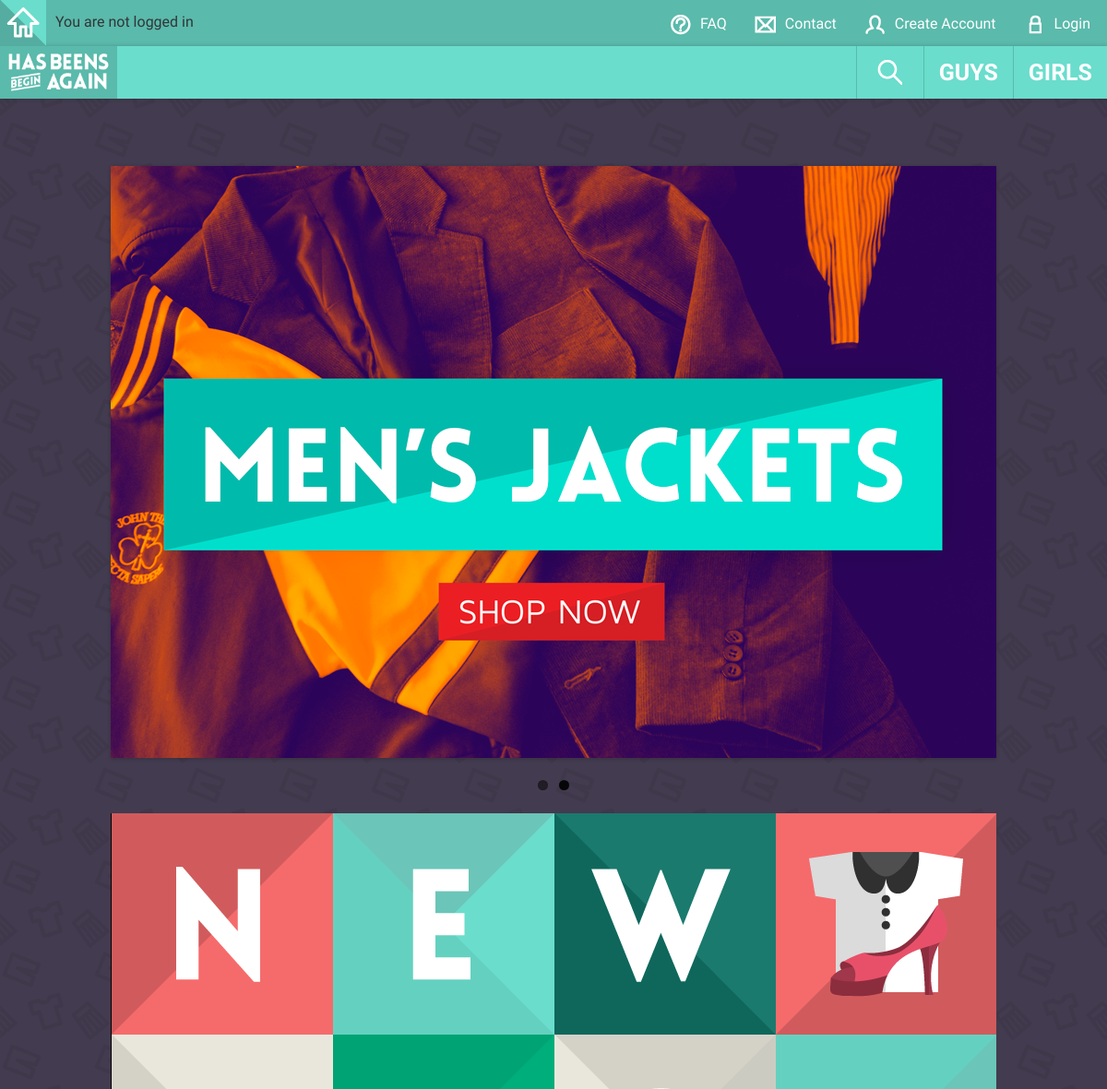
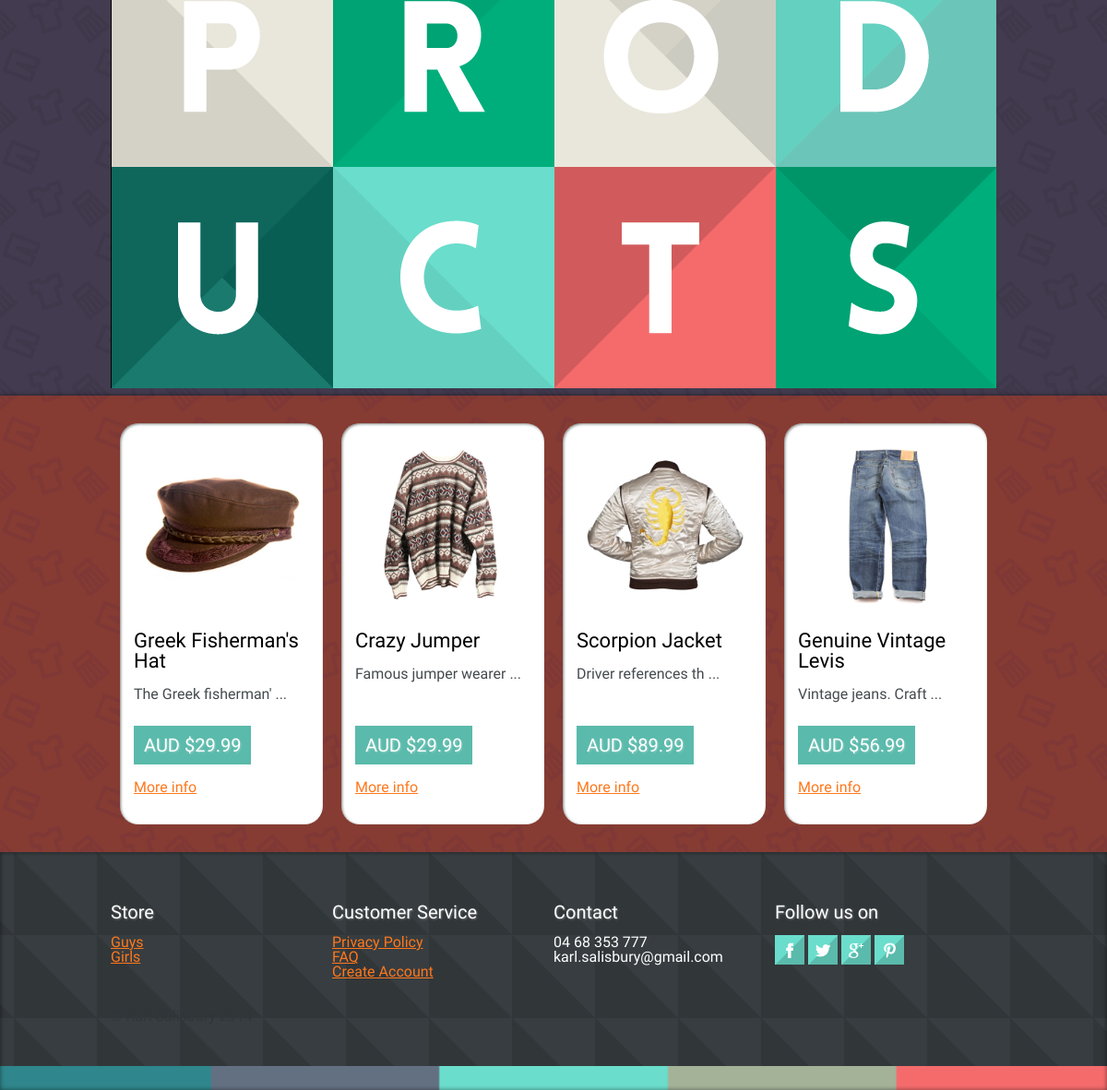
The page /pages/index.php on the database its author committed (2 pictures, top to bottom).
### tables this page shows
CREATE TABLE IF NOT EXISTS `product` (
  `productID` int(11) NOT NULL AUTO_INCREMENT COMMENT 'Unique identifier for the table',
  `name` varchar(40) NOT NULL COMMENT 'Name of the product',
  `description` text NOT NULL COMMENT 'Description of the product',
  `price` decimal(10,2) NOT NULL COMMENT 'Price of the product',
  `image` varchar(100) NOT NULL COMMENT 'Product image path',
  `gender` enum('male','female','unisex') NOT NULL COMMENT 'gender of product',
  `dateAdded` datetime NOT NULL COMMENT 'date the product was added',
  `onSale` decimal(10,2) DEFAULT NULL COMMENT 'The old price before the product was on sale',
  `size` enum('One Size Fits All','XS','S','M','L','XL','1','2','3','4','5','6','7','8','9','10','11','12','14','16') NOT NULL DEFAULT 'One Size Fits All' COMMENT 'Product sizing',
  `colour` enum('Black','White','Navy','Blue','Grey','Brown','Beige','Orange','Yellow','Red','Green','Purple','Multicoloured','Patterned','Floral','Striped','Checks') NOT NULL COMMENT 'Product Colour',
  `category` enum('Shirts','Tshirts','Pants','Jeans','Shorts','Shoes','Tops','Skirts','Dresses','Bags','Jewellery','Headwear','Accessories','Jackets','Jumpers') NOT NULL COMMENT 'Product Category',
  PRIMARY KEY (`productID`)
);

### pages/index.php (the view, shortened to what this page needs)
<?php
	include '../inc/header.php';
	include '../inc/connect.php';
	include '../inc/nav.php';
?>
<div class='sliderblock'>
<section class='frontpagecontainer container'>
<div class="flexslider carousel">
  <ul class="slides">
    <li>
      <a href='shop.php?category=Coats%20and%20Jackets&gender=male'><img src="../images/slide3.png" /></a>
    </li>
  </ul>
</div>
		<img class='img-responsive' width=100% src='../images/newproducts.png'/>
</section>
</div>
<div class='newproductcontainer'>
    <div class='container'>
	<?php
		$sql = "SELECT * FROM  `product` ORDER BY  `product`.`dateAdded` DESC LIMIT 0 , 4";
		$result = mysqli_query($con, $sql) or die(mysqli_error($con));
		while ($row = mysqli_fetch_array($result))
		{
        echo "<div class='product searchproduct four columns'>";
        echo "<p class='productimage'><img src='" . ($row['image']) . "'" . "class='scale-with-grid' alt='product' />" . "</p>";
		echo "<div class='productbottom'>";
		echo "<h1>" . $row['name'] . "</h1>";
		echo "<p class='productdescription'>" . substr($row['description'], 0, 20) . " ...</p>";
				echo "<div class='prices'>";
        if($row['onSale'] != NULL){
            echo "<h1 class='productprice oldprice'><strong>WAS $" . $row['onSale'] . "</strong></h1>";
            echo "<h1 class='productprice'><strong>NOW $" . $row['price'] . "</strong></h1>";
        }
        else{
            echo "<h1 class='productprice'><strong>AUD $" . $row['price'] . "</strong></h1>";
        }
		        echo "<p><a href='product.php?productID=" . $row['productID'] . "&gender=" . $row['gender'] . "'>More info</a></p>";
				echo "</div>";
			echo "</div>";
		echo "</div>";
		}
	?>
	</div>
</div>
<?php
	include '../inc/footer.php';
?>

### skeleton/css/base.css (style rules this page uses)
html, body, div, span, applet, object, iframe, h1, h2, h3, h4, h5, h6, p, blockquote, pre, a, abbr, acronym, address, big, cite, code, del, dfn, em, img, ins, kbd, q, s, samp, small, strike, strong, sub, sup, tt, var, b, u, i, center, dl, dt, dd, ol, ul, li, fieldset, form, label, legend, table, caption, tbody, tfoot, thead, tr, th, td, article, aside, canvas, details, embed, figure, figcaption, footer, header, hgroup, menu, nav, output, ruby, section, summary, time, mark, audio, video { margin: 0; padding: 0; border: 0; font-size: 100%; font: inherit; vertical-align: baseline; }
article, aside, details, figcaption, figure, footer, header, hgroup, menu, nav, section { display: block; }
body { line-height: 1; }
ol, ul { list-style: none; }
body { -webkit-font-smoothing: antialiased; -webkit-text-size-adjust: 100%; background-color: #ccc9c9; background-image: url(../../images/repeatbackgroundgrey.png); background-attachment: fixed; }
p, ul li { font-family: 'Maven Pro', Helvetica, Arial, sans-serif; }
h1, h2, h3, h4, h5, h6, input[type=text], input[type=submit], label, table, td, tr, textarea { font-family: 'Maven Pro', Helvetica, Arial, sans-serif; }
h1, h2, h3, h4, h5 ,h6 { text-shadow: 1px 1px 2px rgba(255,255,255, 0.3); }
p { color: #313639; line-height: 20px; }
a:link { color:#ff781c; }
img.scale-with-grid { max-width: 100%; height: auto; }

### skeleton/css/skeleton.css (style rules this page uses)
.container { position: relative; width: 960px; margin: 0 auto; padding: 0; }
.container .column, .container .columns { float: left; display: inline; margin-left: 10px; margin-right: 10px; }
.container .four.columns { width: 220px; }
.container:after { content: "\0020"; display: block; height: 0; clear: both; visibility: hidden; }

### skeleton/css/layout.css (style rules this page uses)
.frontpagecontainer { margin-top: 130px; }
.productimage { text-align: center; }
.productimage img { max-height: 400px; }
.newproductcontainer { padding-bottom: 30px; background-image: url('../../images/repeatbackground1.png'); background-attachment: fixed; box-shadow: 0px 0px 5px rgba(0,0,0,0.5); }
.prices { position: absolute; bottom: 15px; }
.productbottom { height: 210px; }
.productbottom p, .productbottom h1 { display: block; }
.productbottom h1 { font-size: 22px; }
.product a:link, .product a:visited, .product a:hover, .product a:active { text-decoration: underline; }
.prices h1 { font-size: 20px; }
.product { margin-top: 30px; background-color: #FFF; border-radius: 20px; position: relative; box-shadow: inset 1px 1px 3px rgba(0,0,0, 0.5); }
.product h1, .product h2, .product p { margin-left: 15px; margin-right: 15px; }
.product p { color: #444b4f; margin-top: 15px; margin-bottom: 15px; }
.productprice { padding: 10px; color: #FFF; margin-top: 5px; border: solid 1px #5ABAAB; background-color: #5ABAAB; }
.sliderblock { padding-top: 50px; padding-bottom: 5px; background-color: #3a3345; background-image:url(../../images/sliderpattern.png); background-attachment:fixed; }

### rows shown on the page
product: image (picture), name "Greek Fisherman's Hat", description "The Greek fisherman'", price "29.99"
product: image (picture), name "Crazy Jumper", description "Famous jumper wearer", price "29.99"
product: image (picture), name "Scorpion Jacket", description "Driver references th", price "89.99"
product: image (picture), name "Genuine Vintage Levis", description "Vintage jeans. Craft", price "56.99"
